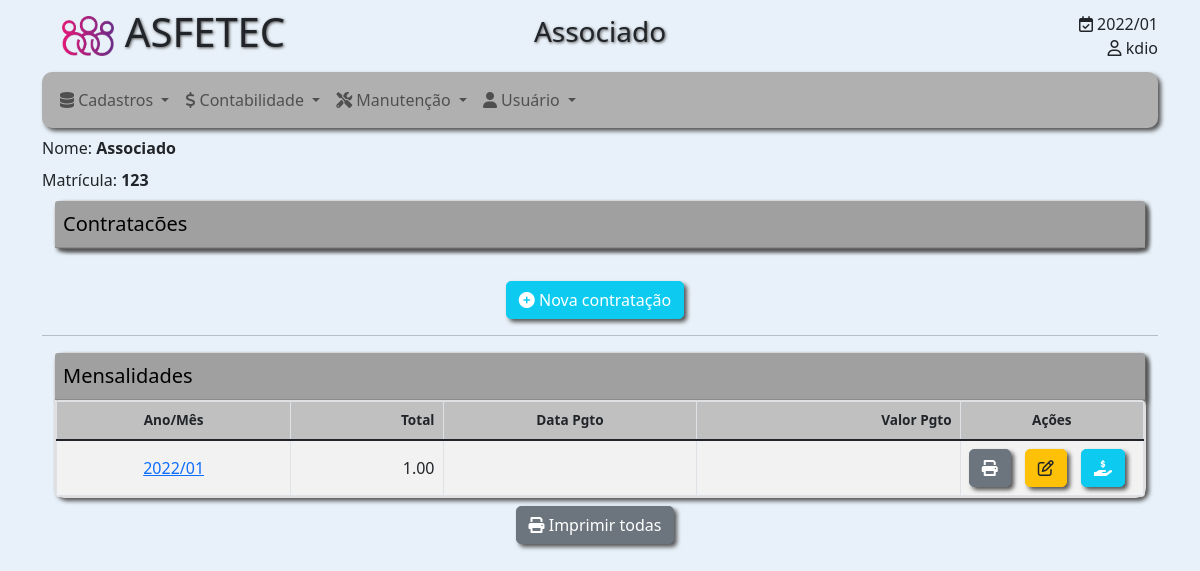
The page /associado/show/1/ (signed in) on the database its author committed.
### app/models/associado.py (models this page shows, shortened)
class Associado(models.Model):
    nome = models.CharField(max_length=50, null=False, verbose_name=_('Nome'))
    matricula = models.CharField(
        max_length=20, unique=True, blank=True, null=True, verbose_name=_('Matrícula'))
    telefone = models.CharField(max_length=20, blank=True, null=True, verbose_name=_('Telefone'))
    class Meta:
        ordering = ['nome']
        verbose_name = _('Associado')
        verbose_name_plural = _('Associados')

### app/models/competencia.py (models this page shows, shortened)
class Competencia(models.Model):
    ano = models.CharField(max_length=4, unique=False, null=False, verbose_name=_('Ano'))
    mes = models.CharField(
        max_length=2, unique=False, null=False, choices=MESES, verbose_name=_('Mês'))
    data = models.DateField(blank=False, null=False, verbose_name=_('Data'))
    DEFAULT_DAY = 25
    class Meta:
        unique_together = (('ano', 'mes'))
        ordering = ['-ano', '-mes']
        verbose_name = _('Competência')
        verbose_name_plural = _('Competências')
    def __str__(self):
        return f"{self.ano}/{self.mes}"
    @classmethod
    def current(class_):
        return class_.objects.first()

### app/views/associado.py (the view)
# urls.py: path('associado/show/<int:associado_id>/', associado.show, name='associado_show'),
@login_required
def show(request, associado_id):
    associado = get_object_or_404(Associado, pk=associado_id)
    contratacoes = table_contratacoes(associado)
    mensalidades = table_mensalidades(associado, request)
    context = {
        'title': _("Associado"), 'associado': associado, 'contratacoes': contratacoes,
        'mensalidades': mensalidades}
    return render(request, 'associado/show.html', context)

### app/models/contratacao.py (called while the page is built)
    def can_delete(self):
        return len(self.alineas.all()) == 0

### app/models/contrato.py (called while the page is built)
    def __str__(self):
        return self.nome

### app/models/mensalidade.py (called while the page is built, shortened)
    def valor(self):
        soma = 0
        for alinea in self.alineas.all(): soma += alinea.valor
        return soma

    def juros(self):
        if self.data_vence >= date.today() or \
            (self.data_pgto and self.data_vence >= self.data_pgto): return 0

    def total(self):
        soma = self.valor()
        if self.multa: soma += self.multa
        if self.saldo: soma -= self.saldo
        soma += self.juros()
        return soma

### app/templatetags/public_tags.py (called while the page is built)
@register.simple_tag(name='setvar')
def setvar(value=None):
  return value

@register.filter(name='static_file')
def static_file(file):
    with open(f"{settings_value('BASE_DIR')}/{settings_value('STATIC_URL')}{file}","r") as f:
      string = f.read()
    return string

@register.filter(name='get_item_by_index')
def get_item_by_index(indexable, i):
    return indexable[i]

@register.filter(name='settings_value')
def settings_value(name):
    return getattr(settings, name, "")

@register.simple_tag(name='current_competencia')
def current_competencia():
    return Competencia.current()

@register.filter(name='show_item')
def show_item(instance, field):
    value = getattr(instance, field)
    if not value: return ''
    if isinstance(value, date): value = date_to_str(value)
    caption = type(instance)._meta.get_field(field).verbose_name
    return f'<div class="mb-2 show-item">{caption}: <strong>{value}</strong></div>'

@register.filter(name='css_class')
def css_class(i):
    return CSS_CLASSES[i]

### app/utils/public.py (called while the page is built)
def set_td(data, class_=""):
    if data == 'action':
        class_ = data
        data = _('Ações')
    if class_ == 'action':
        class_ = "a"
    return {'data': data, 'class': class_}

def yes_or_no(boolean):
    if boolean:
        return '<i class="icon fas fa-check color-green"></i>'
    return '<i class="icon fas fa-times color-red"></i>'

def set_action(action, data):
    return {'action': f"toolbox/actions/{action}.html", 'data': data}

def link_to(path, caption):
    return f'<a href="{path}">{caption}</a>'

def date_to_str(data):
    if data:
        return data.strftime('%d/%m/%Y')
    return ''

### app/templates/associado/show.html (shortened to what this page needs)
{% extends 'base.html' %}
{% load public_tags %}
{% block content %}
  {{ associado|show_item:'nome'|safe }}
  {{ associado|show_item:'matricula'|safe }}
  {% with table_title="Contratacões" table_id="contratacoes" table_headers=contratacoes.table_headers table_data=contratacoes.table_data table_actions=contratacoes.table_actions %}
    {% include 'toolbox/table.html' %}
    <br />
    {% url "contratacao_new" associado.id as href %}
    {% with caption="Nova contratação" %}
      <div class="text-center">
        {% include 'toolbox/actions/new.html' %}
      </div>
    {% endwith %}
  {% endwith %}
  <hr />
  {% with table_title="Mensalidades" table_id="mensalidades" table_headers=mensalidades.table_headers table_data=mensalidades.table_data table_actions=mensalidades.table_actions table_status="show" %}
    {% include 'toolbox/table.html' %}
  {% endwith %}
  {% url "mensalidade_print_associado" associado.id as href %}
  {% setvar "Imprimir todas" as caption %}
  <div class="text-center">
    {% include 'toolbox/actions/print.html' %}
  </div>
{% endblock %}

### app/templates/toolbox/header.html
{% load static %}
{% load public_tags %}
<div id="container" class="container-xl navbar navbar-expand-md navbar-light" style="width:100%; text-align:center;">
  <div id="left" style="float:left; width:25%;">
    <h1 class="navbar-brand-autodark d-none-navbar-horizontal pe-0 pe-md-3 systitle">
      <span class="d-lg-inline-block">
        <img src="{% static 'images/logo.png' %}" style="width: 20%; height: 20%;"> ASFETEC
      </span>
    </h1>
  </div>
 <div id="center" style="display: inline-block; margin:0 auto;"><h3 class="systitle">{{ title }}<h3></div>
  <div id="right" class="d-print-none" style="float:right; width:25%;";>
    {% if user.is_authenticated %}
      <div align="right"><i class="far fa-calendar-check"></i> {% current_competencia %}</div>
      <div align="right"><i class="far fa-user"></i> {{ user }}</div>
    {% endif %}
  </div>
</div>

### rows shown on the page
Associado: nome "Associado", nome "Nome: Associado", matricula "Matrícula: 123"
Competencia: ano+mes "2022/01"

### other values the page prints
{{ user }} "kdio"
{{ main_menu.name }} "Cadastros" "Contabilidade" "Manutenção" "Usuário"
{{ table_title }} "Contratacões Mensalidades"
{{ caption }} "Nova contratação"
{{ item.data }} "Ano/Mês" "Total" "Data Pgto" "Valor Pgto" "Ações"
{{ td.data|safe }} "2022/01" "1.00"
{{ caption }} "Imprimir todas"
